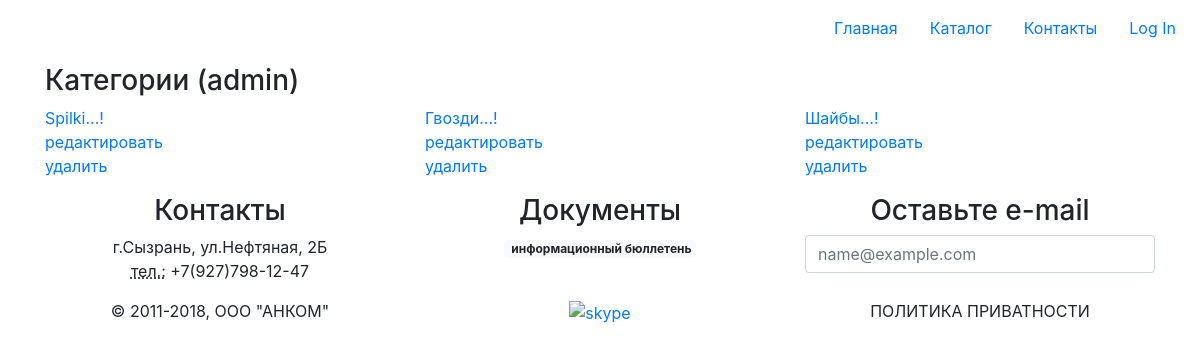
The page /subd/categories/ on the database its author committed.
### products/models.py (models this page shows)
class ProductCategory(models.Model):
    name = models.CharField(
        verbose_name='имя',
        max_length=250,
        unique=True
    )
    description = models.TextField(
        verbose_name='описание',
        blank=True
    )
    def __str__(self):
        return self.name

### products/views/categories.py (the view)
class CategoryGenericList(ListView):
    model = ProductCategory
    template_name = 'categories/list.html'
    context_object_name = 'items'

### adminapp/templates/adminapp/categories/list.html (shortened to what this page needs)
{% extends 'master.html' %}
{% block page_styles %}
{% include 'products/components/stylesheet.html' %}
{% endblock %}
{% block page_content %}
    <main class="p-2 flex-grow-1">
      <div class="container">
        <h3>Категории (admin)</h3>
        <div class="row">
          {% for itm in object_list %}
            <div class="col">
              <a href="{% url 'subd:category_detail' pk=itm.id %}">
                {{ itm|title|add:'...!' }}
              </a>
              <div class="">
                <a href="{% url 'subd:category_update' pk=itm.id %}">редактировать</a>
              </div>
              <div class="">
                <a href="{% url 'subd:category_delete' pk=itm.id %}">удалить</a>
              </div>
            </div>
          {% endfor %}
        </div>
      </div>
    </main>
{% endblock %}

### products/static/products/css/style.css (style rules this page uses)
html, body { height: 100%; }

### rows shown on the page
ProductCategory: name "Spilki...!"
ProductCategory: name "Гвозди...!"
ProductCategory: name "Шайбы...!"
